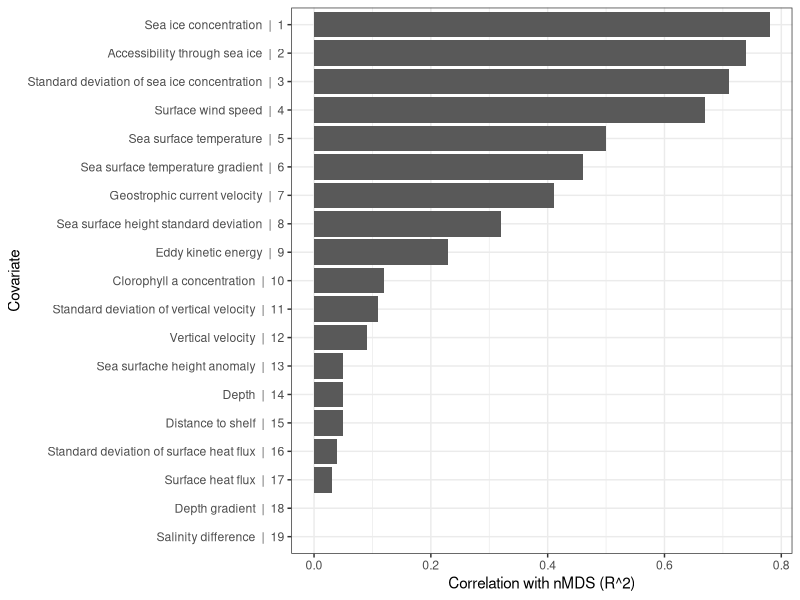

R code for this plot:
## Plot MDS envar correlations

library(ggplot2)

setwd("~/soPredatorRegions")

dat <- read.csv("./dat_out/mds_envfit_results.csv",
                stringsAsFactors = F)



dat$name <- c("Sea ice concentration",
              "Accessibility through sea ice",
              "Standard deviation of sea ice concentration",
              "Surface wind speed",
              "Sea surface temperature",
              "Sea surface temperature gradient",
              "Geostrophic current velocity",
              "Sea surface height standard deviation",
              "Eddy kinetic energy",
              "Clorophyll a concentration",
              "Standard deviation of vertical velocity",
              "Vertical velocity",
              "Sea surfache height anomaly",
              "Depth",
              "Distance to shelf",
              "Standard deviation of surface heat flux",
              "Surface heat flux",
              "Depth gradient",
              "Salinity difference")

dat$cov_name <- paste(dat$name, " | ", dat$order)

dat$covariate <- factor(dat$covariate, levels = rev(dat$covariate))
dat$cov_name <- factor(dat$cov_name, levels = rev(dat$cov_name))

pdf("./plots/mds_correlation.pdf", height = 4, width = 5)
ggplot(data = dat, aes(x = r2, y = cov_name)) +
  geom_bar(stat = "identity") +
  labs(x = "Correlation with nMDS (R^2)",
       y = "Covariate") +
  theme_bw()
dev.off()
